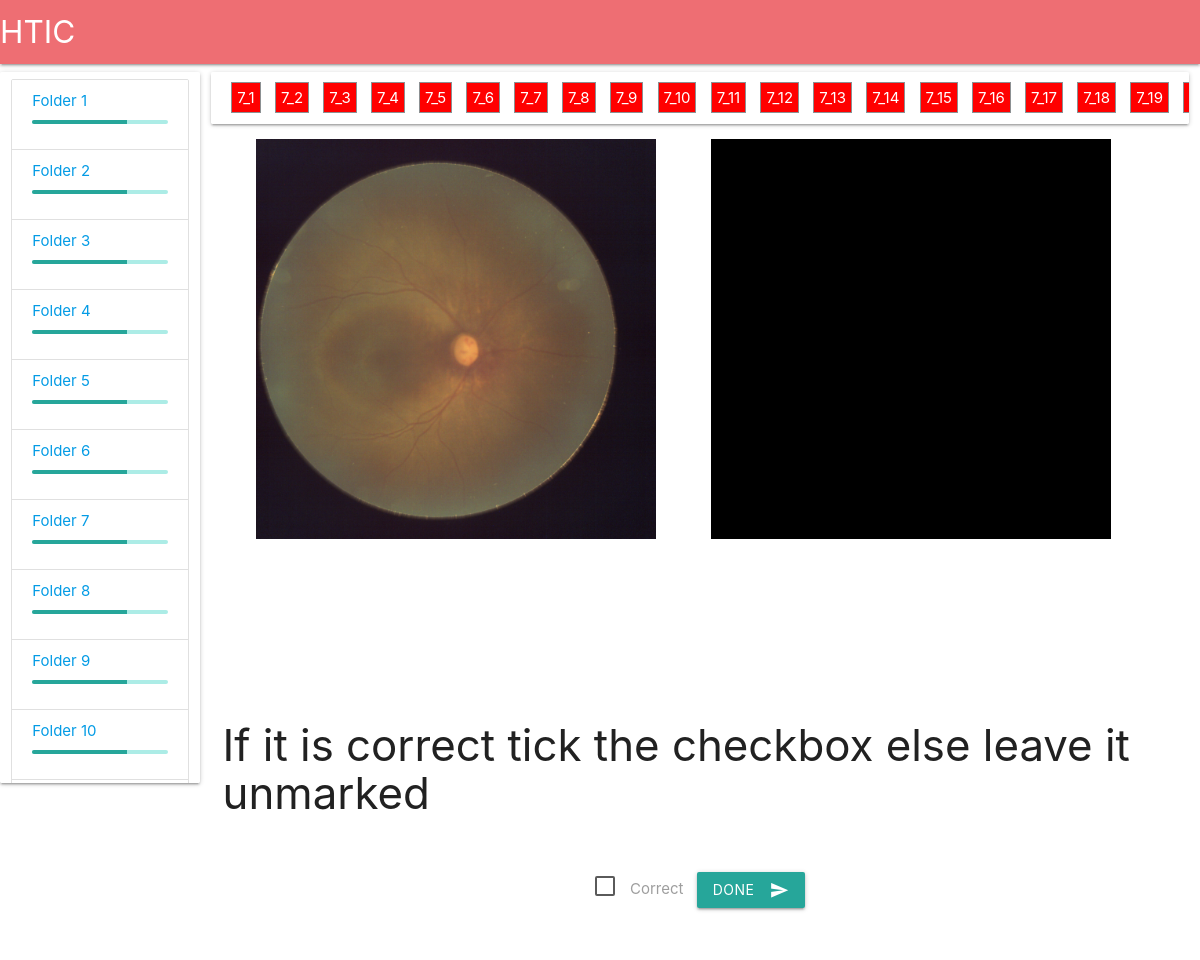
The app's page /doceval/7/7/ with its own data.
### app/models.py (models this page shows)
class Docinfo(models.Model):
    foldername = models.CharField(max_length = 50)
    filename   = models.CharField(max_length = 50)
    iscomplete = models.CharField(max_length=10)
    iscorrect  = models.CharField(max_length=10)

### app/views.py (the view)
# urls.py: url(r'^doceval/(?P<foldername>\d+)/(?P<fileno>\d+)/$',tool_annot),
def tool_annot(request,foldername,fileno):
    docinfo = Docinfo.objects.all()
    foldernames = Docinfo.objects.values('foldername').distinct()
    filenames = Docinfo.objects.all().filter(foldername = foldername)
    return render(request,'annot.html',{'foldernames':foldernames,'filenames':filenames,'foldername':foldername,'fileno':fileno})

### app/templates/annot.html (shortened to what this page needs)
<!DOCTYPE html>
<html>
<head>
    <link rel="stylesheet" href="https://cdnjs.cloudflare.com/ajax/libs/materialize/1.0.0-beta/css/materialize.min.css">
</head>
<body>
        <nav id="nav">
                <div class="nav-wrapper">
                  <a href="#" class="brand-logo">HTIC</a>
                </div>
         </nav>
    <div class="row">
           <div id="scroll" class="col s2 card">
                <ul class="collection">
                        {% for each in foldernames %}
                        <li class="collection-item section scrollspy" ><a  href="/doceval/{{each.foldername}}"><div>Folder {{each.foldername}}</div></a><div class="progress"><div class="determinate" style="width:70%"></div></div></li>
                        {% endfor %}
                         </ul>
           </div>
           <div class="col s10">
                <div id="Hscroll" class="filename card"  style="padding:1em;overflow-x: scroll ">
                    {% for each in filenames %}
                    <a  style="border: 1px solid #8c9092;padding: 5px;margin: 5px;background:{% if each.iscomplete in "true" %}rgb(38, 166, 154){% else %}rgb(255, 0, 0) {% endif %};color:white" href="/doceval/{{each.foldername}}/{{each.filename}}">{{each.foldername}}_{{each.filename}}</a>
                    {% endfor %}
                </div>
                <div class="row ">
                    <div class=" col s12">
                        <div class="col s6" style="display:grid">
                        <img id="img" class="center-align" src="/media/{{foldername}}/img/{{fileno}}.png" alt="Hist" width="400" height="400" style="margin:0 auto" >
                    </div>
                    <div class="col s6">
                            <img id="img1" src="/media/{{foldername}}/mask/{{fileno}}.png" alt="Hist" width="400" height="400" style="margin:0 auto">
                    </div>
                    <h1><p id="feedback" style="visibility:hidden">Submitted</p></h1>
                    <div class="col s12" >
                                <h3><p>If it is correct tick the checkbox else leave it unmarked</p></h3>
                                  <p class="center-align" style="padding:10px" >
                                    <label style="margin-right:10px">
                                      <span>Correct</span>
                                    </label>
                                    <button type="button" class="btn waves-effect waves-light" id="done"> <i class="material-icons right">send</i> Done</button>
                                  </p>
                    </div>
                </div>
                </div>
         </div>
    </div>
</body>
</html>

### records on screen
Docinfo: foldername "7", filename "1"
Docinfo: foldername "7", filename "2"
Docinfo: foldername "7", filename "3"
Docinfo: foldername "7", filename "4"
Docinfo: foldername "7", filename "5"
Docinfo: foldername "7", filename "6"
Docinfo: foldername "7", filename "7"
Docinfo: foldername "7", filename "8"
Docinfo: foldername "7", filename "9"
Docinfo: foldername "7", filename "10"
Docinfo: foldername "7", filename "11"
Docinfo: foldername "7", filename "12"
Docinfo: foldername "7", filename "13"
Docinfo: foldername "7", filename "14"
Docinfo: foldername "7", filename "15"
Docinfo: foldername "7", filename "16"
Docinfo: foldername "7", filename "17"
Docinfo: foldername "7", filename "18"
Docinfo: foldername "7", filename "19"

### other values on screen
{{ each.foldername }} "1" "2" "3" "4" "5" "6" "7" "8" "9" "10"
